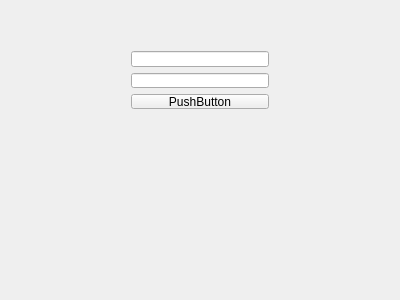
<?xml version="1.0" encoding="UTF-8"?>
<ui version="4.0">
 <class>MainWidget</class>
 <widget class="QWidget" name="MainWidget">
  <property name="geometry">
   <rect>
    <x>0</x>
    <y>0</y>
    <width>400</width>
    <height>300</height>
   </rect>
  </property>
  <property name="windowTitle">
   <string>MainWidget</string>
  </property>
  <widget class="QWidget" name="gridLayoutWidget">
   <property name="geometry">
    <rect>
     <x>120</x>
     <y>40</y>
     <width>160</width>
     <height>80</height>
    </rect>
   </property>
   <layout class="QGridLayout" name="gridLayout">
    <item row="1" column="0">
     <widget class="QLineEdit" name="lineEdit"/>
    </item>
    <item row="0" column="0">
     <widget class="QLineEdit" name="lineEditInput"/>
    </item>
    <item row="2" column="0">
     <widget class="QPushButton" name="pushButton">
      <property name="text">
       <string>PushButton</string>
      </property>
     </widget>
    </item>
   </layout>
  </widget>
 </widget>
 <layoutdefault spacing="6" margin="11"/>
 <resources/>
 <connections/>
</ui>
